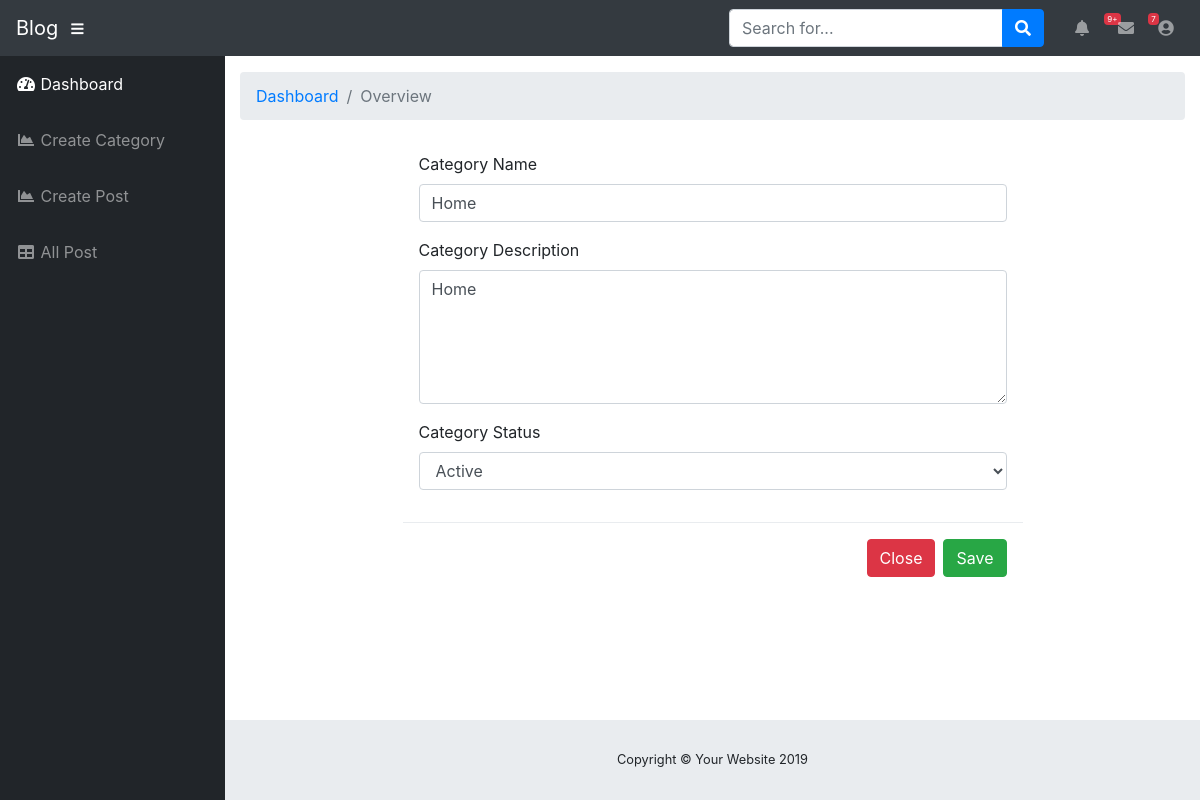
/dashboard/category_update/1, run on the app's committed database.
### dashboard/models.py (models this page shows, shortened)
class Category(models.Model):
    category_name = models.CharField(max_length=50, unique=True)
    category_description = models.TextField()
    category_status = models.CharField(max_length=10,choices=STATUS_CHOICES,default=STATUS_CHOICES[0][0])
    created_at = models.DateTimeField(auto_now_add=True)
    updated_at = models.DateTimeField(auto_now=True)

### dashboard/views.py (the view)
# urls.py: path('category_update/<int:pk>',views.category_update,name='category_update'),
def category_update(request,pk):
    if request.method == 'POST':
        category_data=get_object_or_404(Category,pk=pk)
        form=CategoryForm(request.POST,instance=category_data)
        form.save()
        return HttpResponseRedirect(reverse('category'))
    if request.method == 'GET':
        category=get_object_or_404(Category,pk=pk)
        form=CategoryForm(request.POST or None,instance=category)
        context={
            'form':form
        }
        return render(request,'dashboard/category_edit.html',context)

### dashboard/forms/category.py
class CategoryForm(ModelForm):
    class Meta:
        model = Category
        fields = '__all__'
        widgets = {
            'category_description': Textarea(attrs={'cols': 20, 'rows': 5}),
        }

### dashboard/templates/dashboard/category_edit.html (shortened to what this page needs)
{% extends 'dashboard/base.html' %}
{% load widget_tweaks %}
{% load humanize %}
{% block content %}
<ol class="breadcrumb">
          <li class="breadcrumb-item">
            <a href="#">Dashboard</a>
          </li>
          <li class="breadcrumb-item active">Overview</li>
        </ol>
<div class="row">
    <div class="col-sm-2"></div>
    <div class="col-sm-8">
        <div class="modal-body">
        <form action="" method="POST">
              <div class="form-group">
                <label for="exampleInputEmail1">Category Name</label>
                {{form.category_name|add_class:"form-control" }}
              </div>
              <div class="form-group">
                <label for="exampleInputEmail1">Category Description</label>
                {{form.category_description|add_class:"form-control" }}
              </div>
               <div class="form-group">
                <label for="exampleInputEmail1">Category Status</label>
                {{form.category_status|add_class:"form-control" }}
              </div>
          </div>
          <div class="modal-footer">
            <button type="button" class="btn btn-danger" data-dismiss="modal">Close</button>
            <button type="submit" name="submit" class="btn btn-success">Save</button>
          </div>
        </div>
    </div>
    </div>
</div>
{% endblock content%}

### data on the page
Category: category_name "Home", category_description "Home", category_status "Active"
